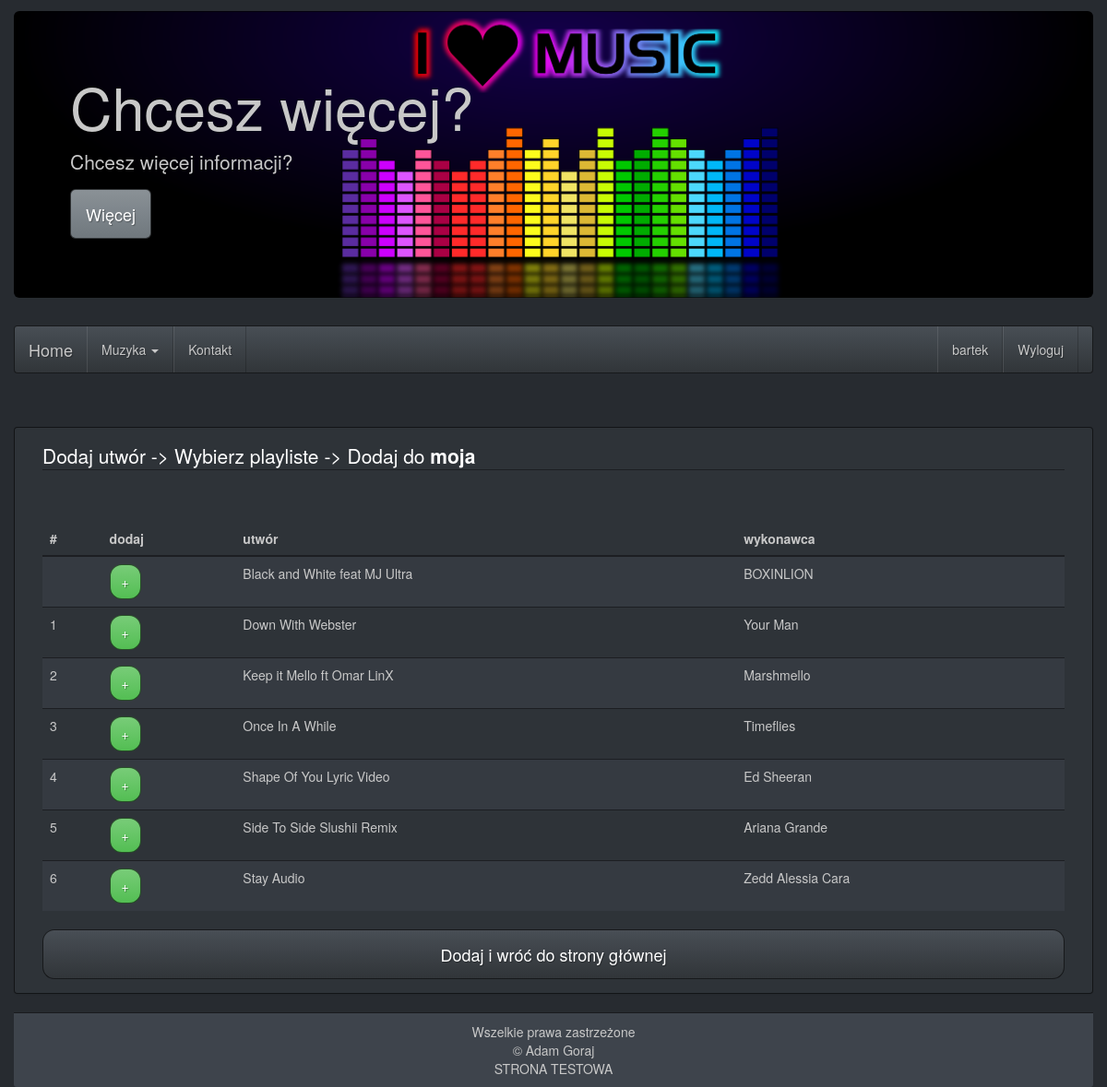
Page /?p=dodajutwor&id=5 (signed in) on the committed database.
### tables this page shows
CREATE TABLE IF NOT EXISTS `playlist` (
  `id` int(7) NOT NULL AUTO_INCREMENT,
  `name` text NOT NULL,
  `image` longblob NOT NULL,
  `id_user` int(7) NOT NULL,
  PRIMARY KEY (`id`),
  KEY `id_user` (`id_user`)
);

CREATE TABLE IF NOT EXISTS `music` (
  `id` int(7) NOT NULL AUTO_INCREMENT,
  `name` text NOT NULL,
  `author` text NOT NULL,
  `url` text NOT NULL,
  PRIMARY KEY (`id`)
);

### model/Music.php (called while the page is built, shortened)
<?php
class Music {
	public static function getAvaiableMusic($dbConnect,$idPlaylist) {
		$db = $dbConnect;
		$db->connect();
		$sql="SELECT *
			FROM music
			WHERE music.id NOT IN (
			SELECT track.id_music
			FROM track
			WHERE track.id_playlist=$idPlaylist
			);";
		$result = $db->doQuery($sql);
		return $result;
	}
}

### database/DatabaseConnect.php (called while the page is built, shortened)
<?php
class DatabaseConnect {
	private $user='u960822207_niko';
	private $password='elo123';
	private $host='mysql.hostinger.pl';
	private $base='u960822207_audio';
	private $connection;
	public function getConnection() {
		return $this->connection;
	}
	public function doQuery($sql) {
		return $this->connection->query($sql);
	}
	public function connect() {
		try {
			$this->connection= new mysqli($this->host,$this->user,$this->password,$this->base);
		} catch (Exception $e) {
		}
	}
}

### model/Playlist.php (called while the page is built, shortened)
<?php
class Playlist {
	public static function getPlaylist($dbConnect,$id) {
		$db = $dbConnect;
		$db->connect();
		$sql = "SELECT *
            FROM playlist
            WHERE id=".$id."
            AND id_user =".$_SESSION['id'].";";
		$result = $db->doQuery($sql);
		return $result;
	}
}

### views/dodaj_utwor.php (the view, shortened to what this page needs)
<?php
include_once 'model/Playlist.php';
include_once 'model/Music.php';
if(isset($_GET['id'])) {
    $idPlaylist = $_GET['id'];
    $playlist = Playlist::getPlaylist($dbConnection, $_GET['id']);
    $result = $playlist->fetch_array(MYSQLI_ASSOC);
    $music = Music::getAvaiableMusic($dbConnection,$idPlaylist);
    echo '
<div class="container panel panel-default" style="margin-top: 5%">
    <div class="panel-body">
                <legend>Dodaj utwór -> Wybierz playliste -> Dodaj do <b> ' . $result['name'] . '</b> </legend>
                     <table id="table" class="table table-striped table-hover" style="margin-top: 5%">
                        <thead>
                        <tr>
                            <th>#</th>
                            <th>dodaj</th>
                            <th>utwór</th>
                            <th>wykonawca</th>
                        </tr>
                        </thead>
                        <tbody>
                        ';
                        while($musicRes = $music->fetch_array(MYSQLI_ASSOC)) {
                            echo '
                            <tr>
                            <td>'.$i.'</td>
                            <td>';
                                echo'
                                   <button id="'.$musicRes['id'].'" class="btn btn-success"
                                        onclick=ajax_add('.$musicRes['id'].','.$idPlaylist.')
                                    style="border-radius: 13px">+</button>';
                            echo '
                            </td>
                            <td>'.$musicRes['name'].'</td>
                            <td>'.$musicRes['author'].'</td>
                        </tr >
                        ';
                            $i++;
                        }
                        echo'
                        </tbody>
                     </table>
                     <a href="?p=homepage"
                        class="btn btn-default btn-lg btn-block center-block"
                        style="border-radius: 13px">Dodaj i wróć do strony głównej</a>
    </div>
</div>';
}
?>

### public/css/style.css (style rules this page uses)
body { padding: 0; margin: 0; }
.container { width: 100%; }

### rows in the picture
playlist: name "moja"
music: name "Black and White feat MJ Ultra", author "BOXINLION"
music: name "Down With Webster", author "Your Man"
music: name "Keep it Mello ft Omar LinX", author "Marshmello"
music: name "Once In A While", author "Timeflies"
music: name "Shape Of You Lyric Video", author "Ed Sheeran"
music: name "Side To Side Slushii Remix", author "Ariana Grande"
music: name "Stay Audio", author "Zedd Alessia Cara"

### other values in the picture
$_SESSION['login'] "bartek"
